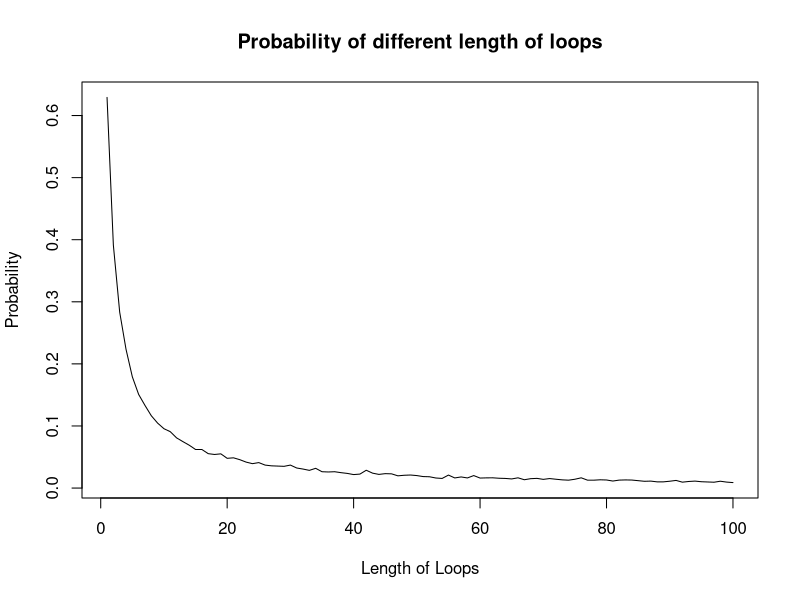

The R source for this figure:
# Group 15
# Members: Yani Shi(s2308441); Baoyan Deng(s2402728); Qiming Xiong(s2442309)
# Github repo address:
# https://github.com/Signayc/Statistical_programming_practical2.git
#Group contribution: 
#Sally Shi: Q1&Q3-4 (approximately 1/3 of the work)
#Baoyan Deng: Q2&Q3-4 (approximately 1/3 of the work)
#Qiming Xiong: Q5-6 (approximately 1/3 of the work)

#############################################
# Task 1
# Firstly, for each strategy, the number of cards in a box of length 2n needs to 
# be reallocated in each loop, stored as a vector of length 2n named box. 
# A variable flag is set to store the cumulative times of successful escapes of
# prisoners in loops (nreps).
# For strategy 1, the default box number, box_num, chosen by the prisoner for the
# first time in each loop is k. If the value of box[box_num] is not the prisoner's 
# number k, then the number box_num of the next box chosen is box[box_num], number 
# of the card in the box chosen this time, and so on. Each prisoner has only n 
# attempts, and a variable box_time is set to store the cumulative times of 
# attempts for each prisoner in each loop. If the number of attempts exceeds n, 
# the prisoner fails to escape, and if the number of attempts does not exceed n, 
# the prisoner succeeds once and flag + 1.
# The only difference between strategy 2 and strategy 1 is that the first box 
# number, box_num, chosen by the prisoner for the first time in each loop is a 
# random number in the range 1:2n.
# The design of strategy 3 differs from strategies 1 and 2 in that it directly
# selects a vector of length n in the range 1:2n as the selected box_num, 
# and if the prisoner's number k is in the card numbers corresponding to box  
# numbers selected, box_num, then the escape is successful, otherwise then the 
# escape fails.

Pone <- function(n,k,strategy,nreps=10000) {
  #Strategy 1: The first box number is fixed k.
  if (strategy==1) {
    box <- sample(1:n)  #randomly choose box
    names(box) <- 1:n
    flag <- 0    #set a flag to check whether successful or not
    #Repeated nreps times，calculate the total successful probability of individuals   
    
    # nreps times' tests begin
    for (i in c(1:nreps)) {
      box_time <- 0    #The times of openning box
      box_num = k  #number k on the first box
      while (box[box_num] != k & box_time <= (n/2)) {
        box_time <- box_time + 1
        box_num = box[box_num]
      }
      if (box_time <= (n/2)) {
        flag <- flag + 1
      }
      box <- sample(1:n)  #random boxes
      names(box) <- 1:n
    }
    ###tests end
    print(paste0('The probability of a single prisoner succeeding in finding their number:',
                 flag / nreps))
  }
  
  
  #Strategy 2: The first box number is random.
  if (strategy==2) {
    box <- sample(1:n)  #randomly choose box
    names(box) <- 1:n
    flag <- 0    
    #Repeated nreps times，calculate the total successful probability of individuals   
    
    # nreps times' tests begin
    for (i in c(1:nreps)) {
      box_time <- 0    #The times of openning box
      box_num = sample(n,1)  #random number on the first box
      while (box[box_num] != k & box_time <= (n/2)) {
        box_time <- box_time + 1
        box_num = box[box_num]
      }
      if (box_time <= (n/2)) {
        flag <- flag + 1
      }
      box <- sample(1:n)  #random boxes
      names(box) <- 1:n
    }
    ###tests end
    print(paste0('The probability of a single prisoner succeeding in finding their number:',
                 flag / nreps))
  }
  
  #Strategy 3: They open n boxes at random.
  if (strategy==3) {
    box <- sample(1:n)  #randomly choose box
    names(box) <- 1:n
    flag <- 0    
    #Repeated nreps times，calculate the total successful probability of individuals   
    
    # nreps times' tests begin
    for (i in c(1:nreps)) {
      box_num = sample(n,n/2)  #Randomly open box
      if (k %in% box[box_num]) {
        flag <- flag + 1
      }
      box <- sample(1:n)  #random boxes
      names(box) <- 1:n
    }
    ###Tests end
    print(paste0('The probability of a single prisoner succeeding in finding their number:',
                 flag / nreps))
  }
  
}



#######################################################################
# Task 2
# The main difference between task1 and task2 is that now we want to know the
# success times of all prisoners escape. A variable flag is set to store if any
# prisoner fail to escape in each loop. If any prisoner fail then there's no
# need to continue that loop as our goal of all escape fails. If flag remains
# TRUE in one loop then we have one success of all escape. A new variable
# pass_time is created to store the success times of all escapes.

Pall <- function(n,strategy,nreps=10000) {
  #Strategy 1
  if (strategy==1) {
    flag <- F      # Single time success or not
    pass_time <- 0 # The Number of successful experiments
    box <- sample(1:n)  # random boxes
    names(box) <- 1:n
    for (i in c(1:nreps)) {
      box_time <- 0    # The Number of openings
      flag <- T
      # Tests begin
      for (j in c(1:n)) {
        box_num = j  # Open Box Number
        while (box[box_num] != j & box_time <= (n/2)) {
          box_time <- box_time + 1
          box_num = box[box_num]
        }
        if (box_time > (n/2)) {
          box_time <- 0
          flag <- F
          break
        }
        box_time <- 0
      }
      if (flag == T) {
        pass_time <- pass_time +1
      }  
      box <- sample(1:n)  # Random boxes
      names(box) <- 1:n
     }
    ###Tests end
    print(paste0('the probability of all prisoners finding their number：',
                 pass_time / nreps))
  }
  
  #Strategy 2
  if (strategy==2) {
    flag <- F      # Single time success or not
    pass_time <- 0 # The Number of successful experiments
    box <- sample(1:n)  # Random boxes
    names(box) <- 1:n
    for (i in c(1:nreps)) {
      box_time <- 0    # The Number of openings
      flag <- T
      # Tests begin
      for (j in c(1:n)) {
        box_num = sample(n,1)  # Open Box Number
        while (box[box_num] != j & box_time <= (n/2)) {
          box_time <- box_time + 1
          box_num = box[box_num]
        }
        if (box_time > (n/2)) {
          box_time <- 0
          flag <- F
          break
        }
        box_time <- 0
      }
      if (flag == T) {
        pass_time <- pass_time +1
      }  
      box <- sample(1:n)  # Random boxes
      names(box) <- 1:n
    }
    ###Tests end
    print(paste0('the probability of all prisoners finding their number：',
                 pass_time / nreps))
  }
  
  
  
  # Strategy 3
  if (strategy==3) {
    flag <- F      # Single time success or not
    pass_time <- 0 # The Number of successful experiments
    box <- sample(1:n)  # Random boxes
    names(box) <- 1:n
    for (i in c(1:nreps)) {
      flag <- F
      # Tests begin
      for (j in c(1:n)) {
        box_num = sample(n,n/2)  # Open Box Number
        if (j %in% box[box_num]) {
          flag <- T
        }else{
          flag <- F
          break
        }
      }
      if (flag == T) {
        pass_time <- pass_time +1
      }  
      box <- sample(1:n)  # Random boxes
      names(box) <- 1:n
    }
    ###Tests end
    print(paste0('the probability of all prisoners finding their number：',
                 pass_time / nreps))
  }
  
  
  
}

# Task 3
Pone(5,3,1,10000)
Pone(50,4,1,10000)


Pone(5,3,2,10000)
Pone(50,4,2,10000)


Pone(5,3,3,10000)
Pone(50,4,3,10000)


Pall(5,1,10000)
Pall(50,1,10000)
Pall(100,1,10000)


Pall(5,2,10000)
Pall(50,2,10000)


Pall(5,3,10000)
Pall(50,3,10000)



# Task 4: 
# When comparing the three strategies, the difference in escape probability for
# a single prisoner is not very large, and at this point strategy 1 and strategy 3
# do not show a significant difference. However, when all prisoners are successfully 
# escaped, the probability of all escape for strategies 2 and 3 is close to zero 
# at n=5, while the probability of all escape for strategy 1 is still about 30%, 
# and as n increases further (e.g. n=50) the probability of all escape for strategy 
# 1 is still about 30%, while the probability of all escape for the other two 
# strategies is equal to 0. This shows the advantages of strategy 1: 1. the 
# probability of all escape is high, and 2. This reflects the advantages of 
# strategy 1: 1. the probability of all escape is high, and 2. strategy 1 
# maintains a high (around 30%) probability of all escape when the number of 
# prisoners increases.

# Task 5:
# to estimate the probabilities of loop length from 1 to 2n
dloop <- function(n,nreps){
  PR = numeric(2*n) # 2n-vector of each length's probability
  cnt = numeric(2*n) # the counts of each length occur at least once in 2n simulations
  
  # 2n simulations
  for (i in 1:nreps) {
    boxes = sample(1:(2*n),replace = F) # randomly shuffle cards to boxes
    freq = numeric(2*n) # the frequency of each length occur in one simulation
    
    # 2n prisoners complete the simulation in turn
    for (j in 1:(2*n)) {
      len = 1
      k = j # the next box to open
      
      # break until find the card with their number
      while (boxes[k] != j) {
        k = boxes[k]
        len = len + 1
      }
      freq[len] = freq[len] + 1
    }
    
    # count the number each length occur at least once in 2n simulations
    for (len in 1:(2*n)) {
      if (freq[len] != 0)
        cnt[len] = cnt[len] + 1
    }
  }
  
  # calculate the probability of each length
  for (len in 1:(2*n)) {
    PR[len] = cnt[len]/nreps
  }
  return(PR)
}

# Task 6:



# estimate the probabilities for n = 50, nreps = 10000
prob = dloop(50,10000)
prob_scale = prob/(sum(prob))
print(sum(prob_scale))

first50 = sum(prob_scale[1:50])
later50 = sum(prob_scale[51:100])
probability = first50
print(probability)

plot(prob,type = "l", xlab = "Length of Loops",ylab = "Probability",
     main = "Probability of different length of loops")


